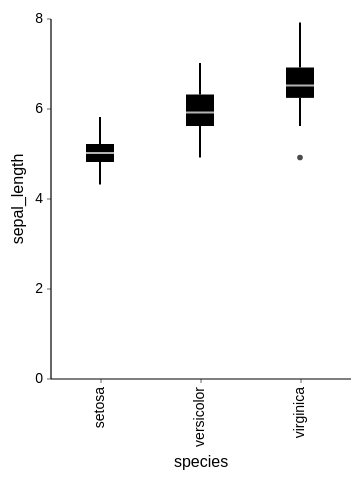

Notebook code cell kept with this figure:
### Code cell
p = alt.Chart(df).mark_boxplot().encode(x='species', y='sepal_length')#, color=alt.Color('species', legend=None))
# outliers={'size':8,'filled':True}
p = p.properties(width=150, height=180)
p
# print(p.to_json())
# alts.save(p, '/Users/farid/Desktop/salam.pdf')

### Figure 1 — Vega-Lite specification as saved in the notebook (floating-point values rounded to 4 significant figures; data arrays with more than 128 entries replaced by an {"elided": "..."} marker saying what was removed)
{"config": {"font": "Helvetica", "scheme": "set1", "color": {"field": "color", "type": "Set1"}, "view": {"strokeWidth": 0}, "axis": {"grid": false, "domainColor": "black", "domainWidth": 0.6, "tickColor": "black", "tickSize": 2, "tickWidth": 0.3, "labelFontWeight": "normal", "titleFontWeight": "normal", "labelFontSize": 7, "titleFontSize": 8}, "range": {"category": {"scheme": "set1"}, "heatmap": {"scheme": "viridis"}, "ordinal": {"scheme": "set1"}, "ramp": {"scheme": "set1"}, "diverging": {"scheme": "set1"}}, "legend": {"labelFontWeight": "normal", "titleFontWeight": "normal", "labelFontSize": 7, "titleFontSize": 8, "symbolOpacity": 1, "symbolStrokeWidth": 0}, "boxplot": {"outliers": {"size": 8, "filled": true}}, "mark": {"color": "black"}}, "data": {"name": "data-a4bd480ea976f54878a155ce12ba18ce"}, "mark": "boxplot", "encoding": {"x": {"field": "species", "type": "nominal"}, "y": {"field": "sepal_length", "type": "quantitative"}}, "height": 180, "width": 150, "$schema": "https://vega.github.io/schema/vega-lite/v4.17.0.json", "datasets": {"data-a4bd480ea976f54878a155ce12ba18ce": {"elided": "150 records"}}}
